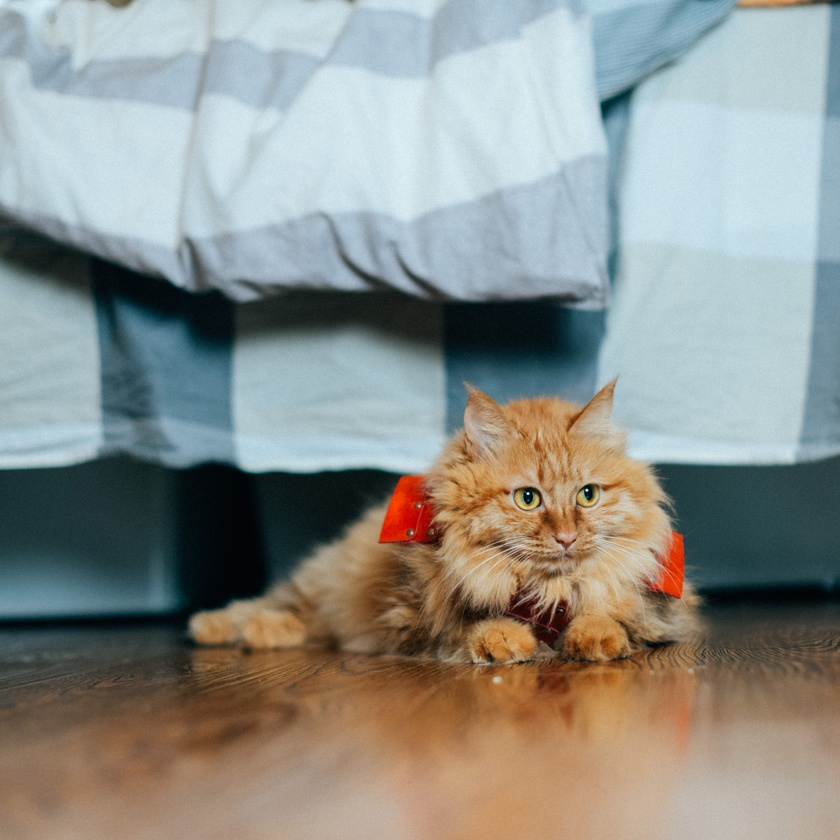
#> input picture week01/cat.jpg, 840 x 840 px, shrunk from 5231 x 5231 before the run
$ jupyter execute week01_exercise.ipynb
#> lines starting #> are read from the running program, lines starting #| are printed output that depends on the picture
Chưa làm xong

[cell 1]
import numpy as np
import matplotlib.pyplot as plt

[cell 2]
cau = [
    "I love eating pizza on weekends",
    "I enjoy having pizza every weekend",
    "The weather is very hot today",
    "It is extremely sunny this afternoon",
    "My cat likes sleeping on the sofa",
    "The kitten is resting on the couch",
    "Programming in Python is fun",
    "The airplane landed safely at the airport"
]

Ở bài số 1 em làm cho trường hợp là text

[cell 3]
#1.1
vocab = sorted({w for s in cau for w in s.lower().split()})
def to_vector(s):
#> called with s = 'I love eating pizza on weekends'
    v = np.zeros(len(vocab))
    for w in s.lower().split():
        v[vocab.index(w)] += 1
    return v

X = np.array([to_vector(s) for s in cau])

print(X.shape)

Giải thích về X.shape : Xây dựng vocab từ list câu ta được 1 list toàn bộ các từ đã xuất hiện trong các câu, hàm to_vector() chuyển từng câu thành one-hot vector tương ứng, do đó mỗi dòng của X là ứng với 1 câu
và mỗi cột thể hiên tần suất xuất hiện của các từ trong list vocab xuất hiện trong các câu

[cell 4]
# 1.2
X_mean = np.mean(X, axis=0)
print(f"X_mean.shape : {X_mean.shape}")
print(f"Before minus, X.shape : {X.shape}")
X_minus_Xmean = X - X_mean
print(f"After minus, X.shape : {X_minus_Xmean.shape}")

[cell 5]
# 1.3
def cosine_similarity(X, Y=None):
    if Y is None:
        Y = X
    Xn = X / np.linalg.norm(X, axis=1, keepdims=True)
    Yn = Y / np.linalg.norm(Y, axis=1, keepdims=True)
    return Xn @ Yn.T

print(cosine_similarity(X))

Ma trận trên là ma trận tương đồng của X với chính nó, giá trị của phần tử a_ij là độ tương đồng theo cosine của câu thứ i và câu thứ j trong list cau ban đầu.

[cell 6]
# 1.4
def search(query, top_k=3):
    query_vector = np.array([to_vector(query)])

    similar_score = cosine_similarity(
        query_vector,
        X
    )[0]

    top_k_sorted_indices = np.argsort(
        similar_score
    )[::-1][:top_k]

    results = [cau[i] for i in top_k_sorted_indices]

    return results, similar_score[top_k_sorted_indices]

sample_query = "I enjoy eating pizza"

a, b = search(sample_query)

for x, y in zip(a, b):
    print(f"{x} -> similar_score : {y}")

Em thực hiện chuyển câu query thông qua hàm to_vector sau đó gọi consine_similarity để tính ma trận tương đồng của vector query với data hiện có (list cau)
sau đó thực hiện sort để lấy ra top_k kết quả có score cao nhất,
Em chưa hiểu 1 chỗ là query này xử lý thế nào, nếu query là câu mà chứa từ chưa có trong vocab thì sẽ xảy ra lỗi

[cell 7]
print(f"Ma tran tuong dong X x X")

print(cosine_similarity(X))

Dựa vào ma trận tương đồng thì ta có câu 1 giống với câu 2 (score 0.33333), cặp khác biệt nhất là 1 và 3 và đúng với trực giác, điểm theo cosine không quá cao theo em bởi vì cách chuyển theo one-hot vector chỉ xét trên mặt chữ và yếu tố câu từ chứ không hiệu quả về mặt ngữ nghĩa

Bài 2B : Text

[cell 8]
# 2B
X = np.array([to_vector(s) for s in cau])
Xc = X - X.mean(axis=0)
U, S, Vt = np.linalg.svd(Xc, full_matrices=True)

coords = U[:, :2] * S[:2]

# trực quan hoá
plt.figure(figsize=(10, 10))
plt.scatter(coords[:, :1], coords[:, 1:])
plt.axhline(y=0, color='black')
plt.axvline(x=0, color='black')
plt.grid(True)
plt.xlabel("X")
plt.ylabel("Y")
plt.axis('equal')
for i, s in enumerate(cau):
    plt.text(coords[i, 0], coords[i, 1], s, fontsize=9)
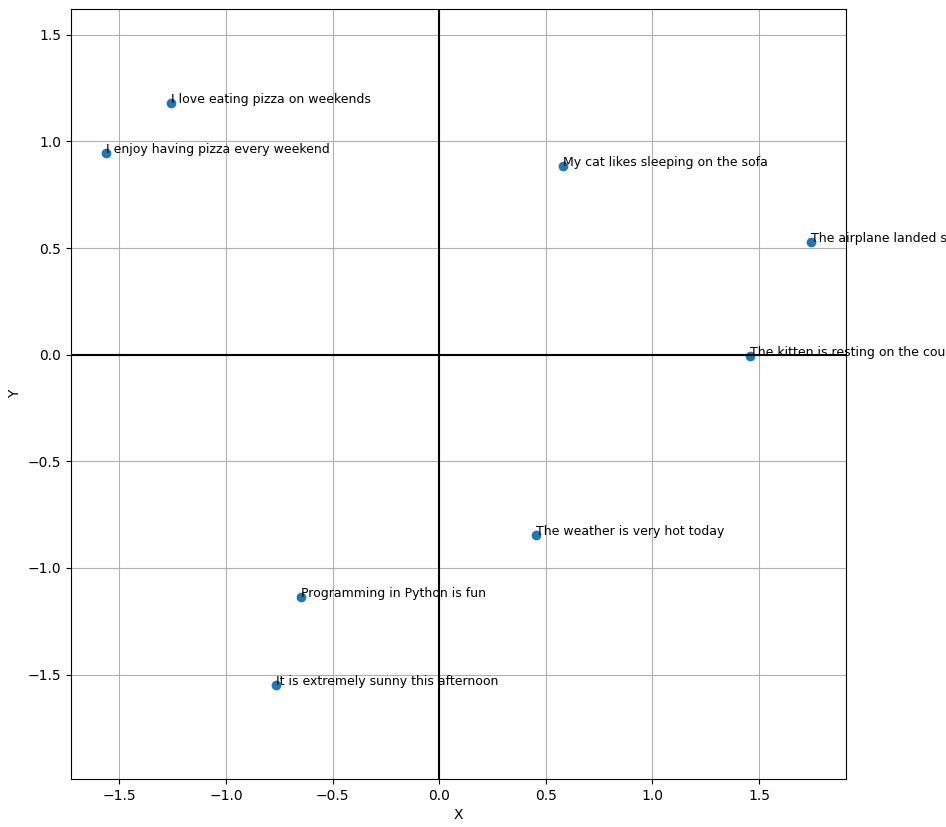
#> figure drawn by matplotlib, 1 panel

Nhận xét : Các câu cùng chủ đề nằm gần nhau (các nhóm như pizza, cat, weather , việc center dữ liệu phương pháp giảm chiều (PCA) đã tìm ra trục mà ở đó dữ liệu có thể phân hoá mạnh hay có sự khác nhau lớn, và eigen ở đây là cách để tìm ra các trục này, tìm ra vector riêng và trị riêng của Ma trận tương quan của X với chính nó sẽ cho ta hướng và mức độ thay đổi phương sai của dữ liệu.

Mở rộng phần text

[cell 9]
# 1-NN
def one_NN(query):
    return search(query, top_k=1)

sample_query = "I enjoy eating pizza"

one_NN(sample_query)

Em muốn thử làm thêm phần Ảnh ở bài 2   :>

[cell 10]
import matplotlib.pyplot as plt
from PIL import Image

[cell 11]
#2A.1 : Ảnh

def draw(x, y, color=None):
#> called with x = 1, y = 0, color = 'blue'
    plt.figure(figsize=(10, 10))
    plt.scatter(x, y, s=100)
    plt.axhline(y=0, color='black')
    plt.axvline(x=0, color='black')
    plt.grid(True)
    plt.xlabel("X")
    plt.ylabel("Y")
    plt.axis('equal')
    plt.show()


def R(theta):
    theta = np.deg2rad(theta)
    return np.array([
        [np.cos(theta), -np.sin(theta)],
        [np.sin(theta),  np.cos(theta)]
    ])

point = np.array([1,0])
print("Điểm (1,0)")
draw(point[0], point[1], "blue")
rotated_point = R(90) @ point
print("Thực hiện phép quay 90 độ cho điểm (1,0) -> (0,1)")
draw([point[0], rotated_point[0]], [point[1], rotated_point[1]], "red")

S = np.array([
    [3, 0],
    [0, 3]
])

point_2 = np.array([1,1])
streched_point =  S @ point_2
print("Áp dụng ma trận co giãn S cho điểm (1,1) -> (3,3)")
draw([point_2[0], streched_point[0]], [point_2[1], streched_point[1]], "red")
#> call 3 of draw, with color = 'red'
#> in draw (call 3), `plt.show()`:
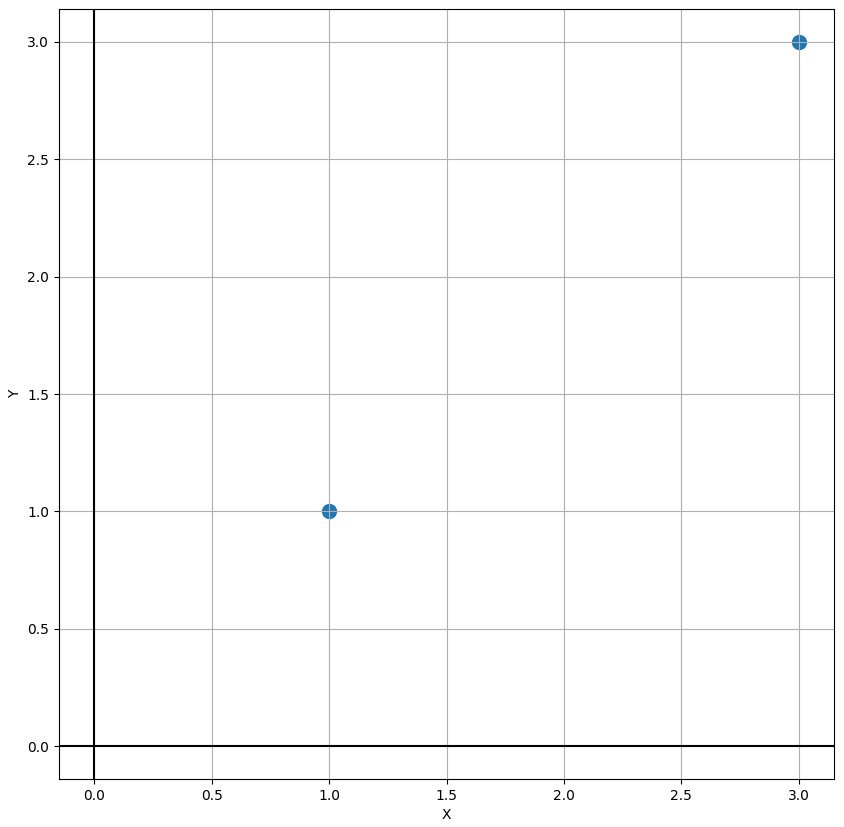
#> figure drawn by matplotlib, 1 panel

[cell 12]
M = np.array(Image.open("cat.jpg").convert("L"), dtype="float")

[cell 13]
#2A.2
from PIL import Image

plt.imshow(M, cmap="gray")
U, S, Vt = np.linalg.svd(M, full_matrices=True)
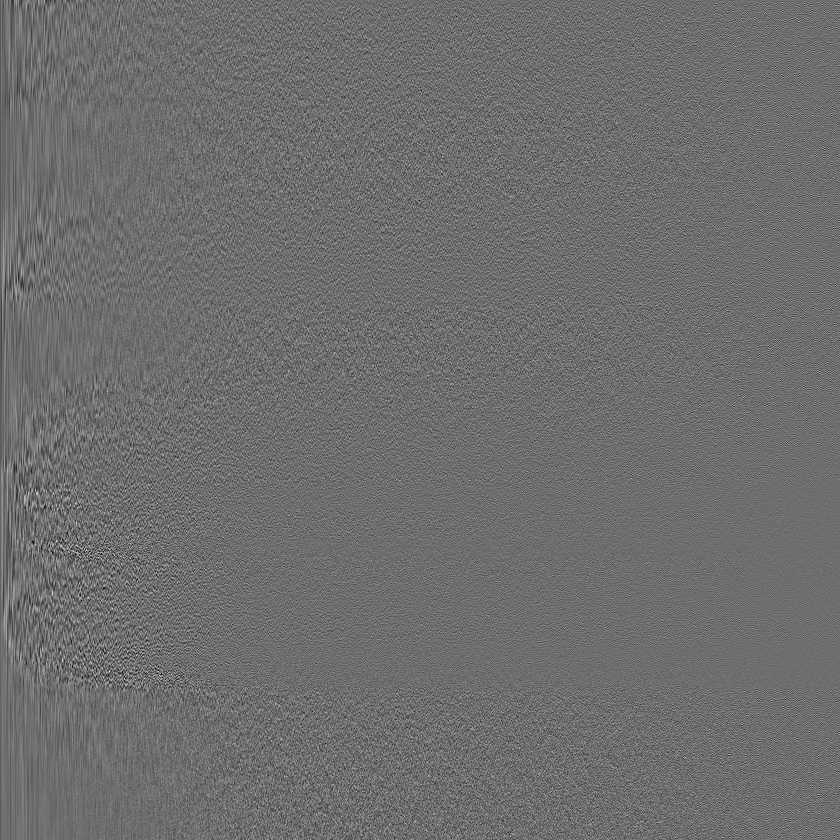
#> U: shape (840, 840) float64; min -0.222, max 0.292, mean -2.29e-05; drawn with min black and max white
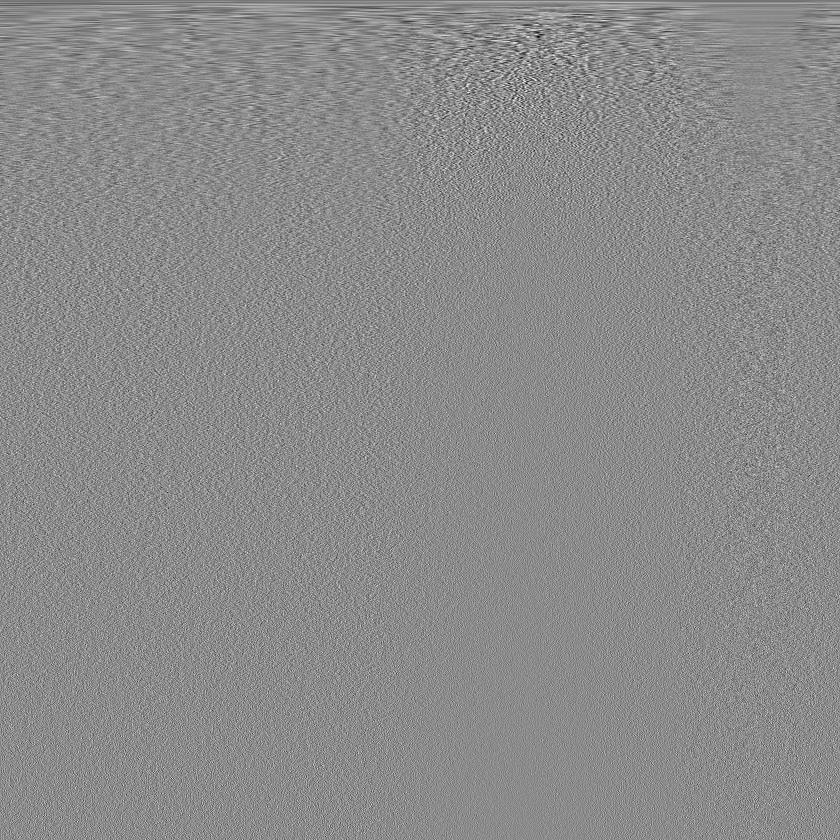
#> Vt: shape (840, 840) float64; min -0.241, max 0.2, mean -4.54e-05; drawn with min black and max white
#> S = 840 values, max 127258 at index 0, min 0.0201 at index 839, mean 383.8

[cell 14]
def reconstruct(k):
#> called with k = 5
    return (U[:,:k] * S[:k]) @ Vt[:k, :]
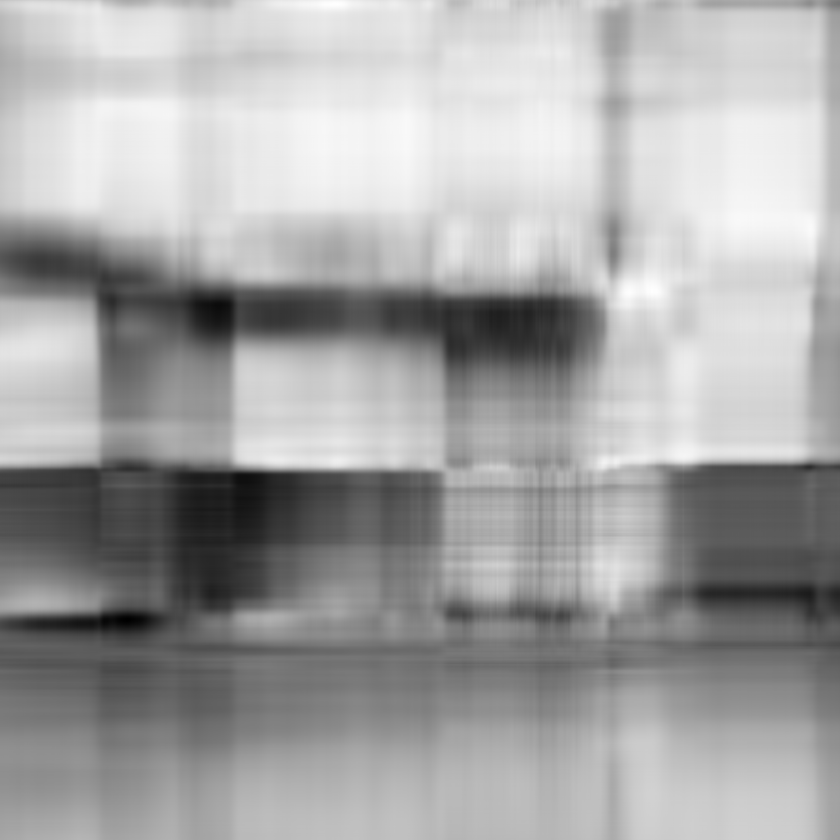
#> returned value: shape (840, 840) float64; min -31.67, max 237.8, mean 143.3; drawn with min black and max white

thử nghiệm giảm chiều ảnh với hệ số k lần lượt bằng 5, 20, 50

[cell 15]
re5 = reconstruct(5)
re20 = reconstruct(20)
re50 = reconstruct(50)
#> call 3 of reconstruct, with k = 50
#> in reconstruct (call 3), `return (U[:,:k] * S[:k]) @ Vt[:k, :]`:
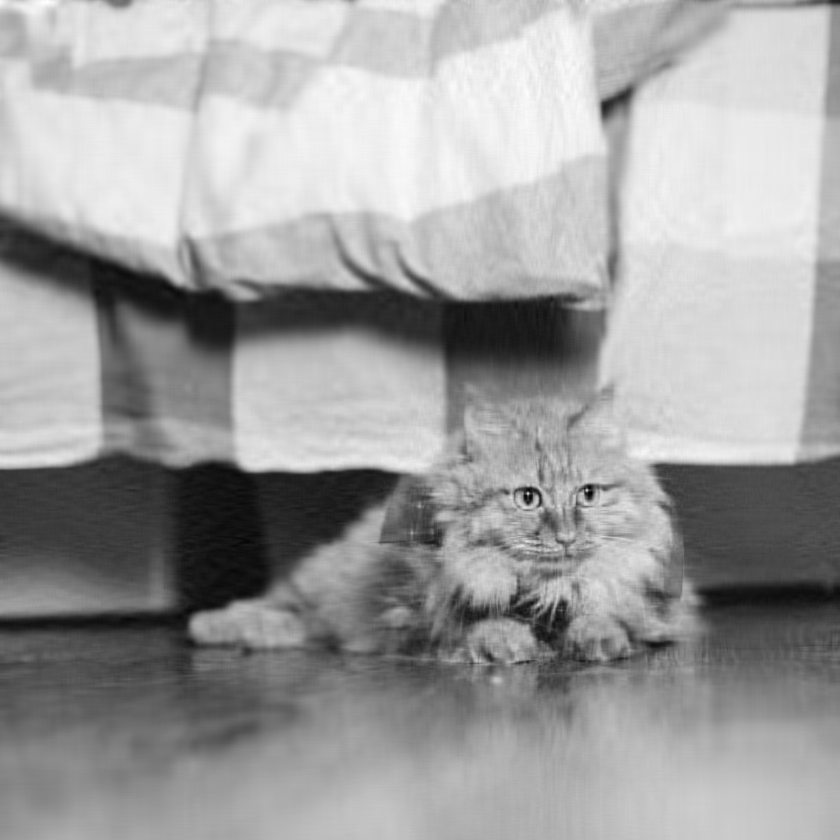
#> returned value: shape (840, 840) float64; min -13.23, max 238, mean 143.3; drawn with min black and max white

plt.figure(figsize=(15,5))

plt.subplot(1,3,1)
plt.imshow(re5, cmap="gray")
plt.title("k = 5")
plt.axis("off")

plt.subplot(1,3,2)
plt.imshow(re20, cmap="gray")
plt.title("k = 20")
plt.axis("off")

plt.subplot(1,3,3)
plt.imshow(re50, cmap="gray")
plt.title("k = 50")
plt.axis("off")

plt.show()
